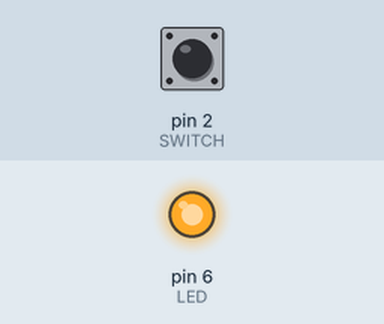
Recording of a sketch running on a simulated Arduino Uno, built with avr-gcc and run on an emulated ATmega328P. Parts: output pins drawn as LEDs (lit = HIGH). The test bench sets the inputs (shaded band); at power-on: pin 2 (SWITCH) HIGH.

Above: at 1.2 s.
1.3 s: pin 2 (SWITCH) pulled LOW for 0.15 s
At 1.37 s:
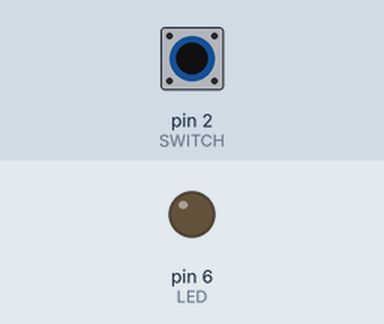
2.9 s: pin 2 (SWITCH) pulled LOW for 3.2 s
At 7.2 s:
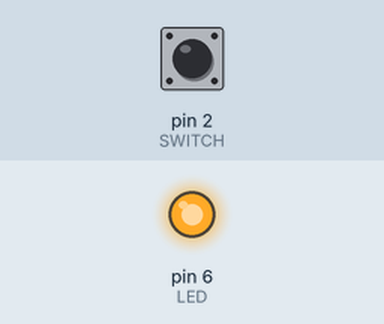
Timing chart, 0 to 8.7 s (numbered marks = the images above; inputs shaded):
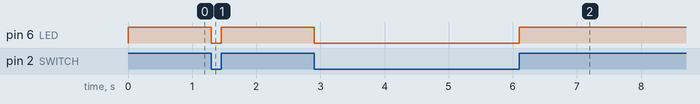

The sketch:

lab4-1-2-gpio-input-external-pull-up-resistor.ino
```cpp
#define SWITCH (2)
#define LED (6)

void setup() {
  // put your setup code here, to run once:
  pinMode(SWITCH, INPUT);
  pinMode(LED, OUTPUT);
}

void loop() {
  // put your main code here, to run repeatedly:
  bool inputVal = digitalRead(SWITCH);
  digitalWrite(LED, inputVal);
}
```

Measured:
- after the input at 1.3 s, pin 6 (LED): HIGH → LOW at once, → HIGH 0.15 s later
- after the input at 2.9 s, pin 6 (LED): HIGH → LOW at once, → HIGH 3.2 s later
